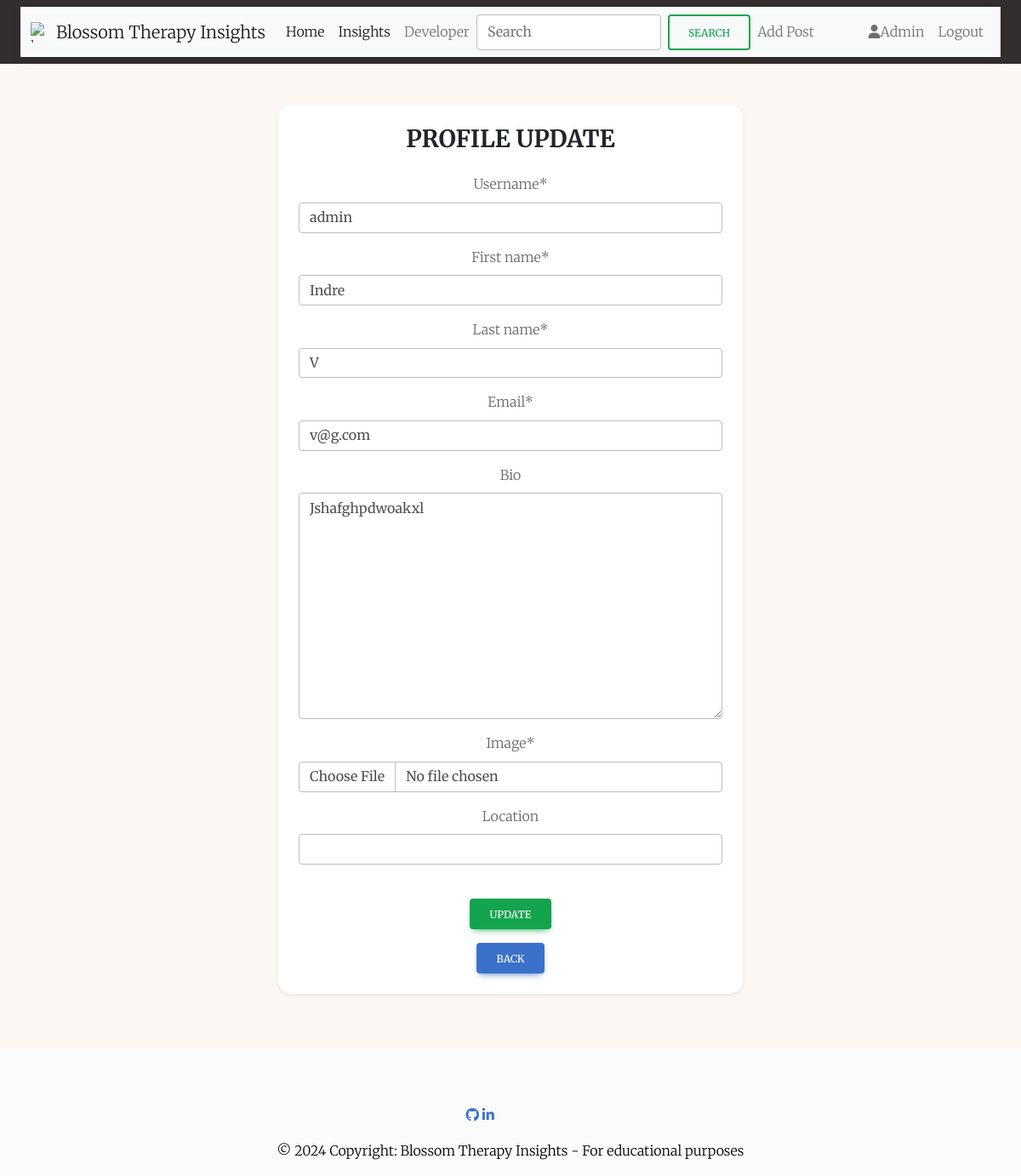
The page /profile_update/20/ (signed in) on the database as committed earlier.
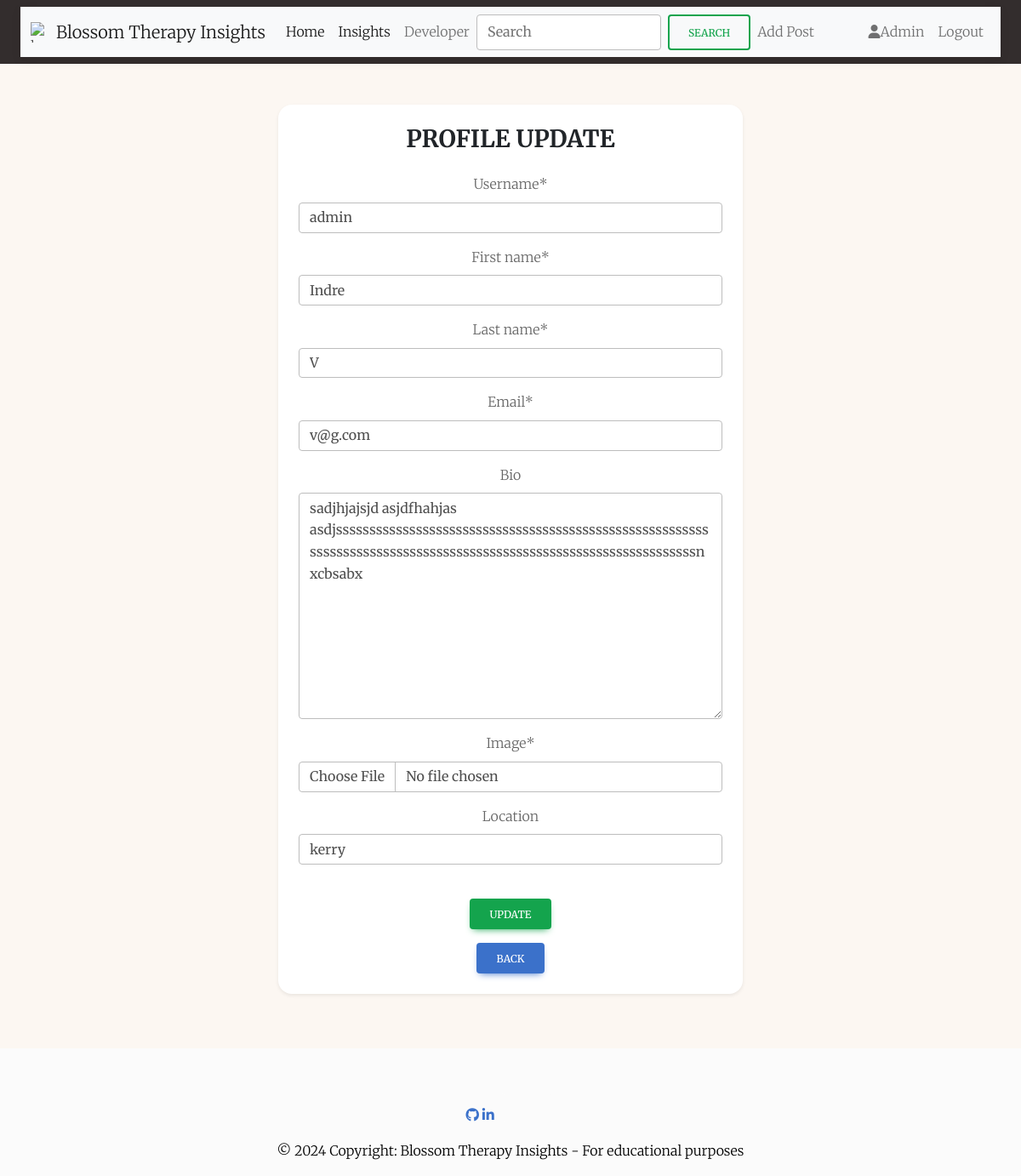
The same page on the database as committed later.
### blossom_main/models.py (models this page shows)
class Profile(models.Model):
    user = models.OneToOneField(User, on_delete=models.CASCADE)
    bio = models.TextField(max_length=150, blank=True)
    profile_picture = CloudinaryField('image', default='placeholder_profile')
    location = models.CharField(max_length=255, blank=True)
    total_likes = models.IntegerField(default=0)
    total_favourites = models.IntegerField(default=0)

### blossom_main/views.py (the view, shortened to what this page needs)
class ProfileUpdateView(LoginRequiredMixin, SuccessMessageMixin, UpdateView):
    model = Profile
    form_class = ProfileForm
    success_message = "Profile has been updated"
    template_name = "includes/profile_update.html"
    def get_object(self, queryset=None):
        profile, created = Profile.objects.get_or_create(user=self.request.user)
        return profile
    def get_context_data(self, **kwargs):
        context = super().get_context_data(**kwargs)
        if self.request.method == 'GET':
            context["user_form"] = UserForm(instance=self.request.user)
        else:
            context["user_form"] = UserForm(self.request.POST, instance=self.request.user)
        return context

### blossom_main/forms.py
class ProfileForm(forms.ModelForm):
    class Meta:
        model = Profile
        fields = [
            "bio",
            "profile_picture",
            "location",
        ]
        widgets = {
            "profile_picture": forms.FileInput(),
        }

class UserForm(forms.ModelForm):
    class Meta:
        model = User
        fields = [
            "username",
            "first_name",
            "last_name",
            "email",
        ]
    username = forms.CharField(max_length=15)
    first_name = forms.CharField(max_length=15)
    last_name = forms.CharField(max_length=15)
    email = forms.EmailField(max_length=40)

### templates/includes/profile_update.html (shortened to what this page needs)
{% extends 'base.html' %}
{% load crispy_forms_tags %}
{% block content %}
<section>
  <div class="container py-5">
    <div class="row justify-content-center align-items-center">
      <div class="col-12 col-md-8 col-lg-6">
        <div class="card bg-clr-dom-light shadow-sm" style="border-radius: 1rem;">
          <div class="card-body p-4 text-center">
            <h3 class="fw-bold mb-4 text-uppercase">Profile Update</h3>
            <form class="text-dark" method="POST" enctype="multipart/form-data">
              {{ user_form | crispy }}
              {{ form | crispy }}
              <button type="submit" class="btn btn-success mt-4">Update</button>
            </form>
            <div class="mt-3">
              <a class="btn btn-primary" href="{% url 'profile' user.username %}">Back</a>
            </div>
          </div>
        </div>
      </div>
    </div>
  </div>
</section>
{% endblock %}

Rows that differ between the two databases and show on the page:
changed Profile: bio "Jshafghpdwoakxl" → "sadjhjajsjd asjdfhahjas asdjssssssssssssssssssssssssssssssssssssssssssssssssssssssssssssssssssssssssssssssssssssssssssssssssssssssssssssssssssnxcbsabx"; location (not shown) → "kerry"
